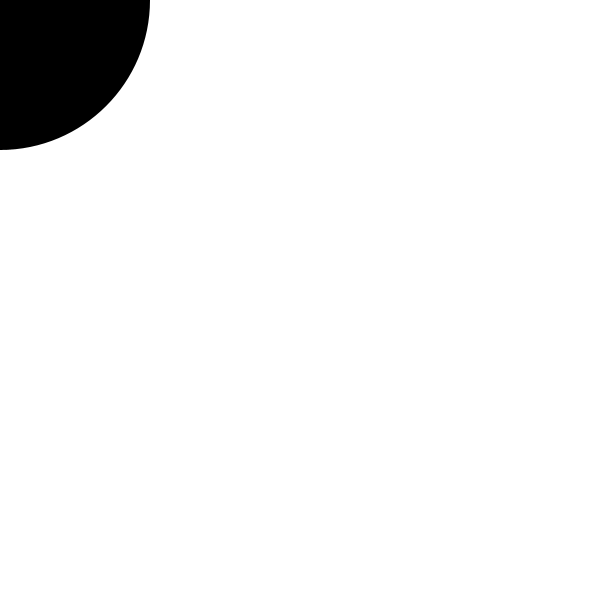
Frame 1 (no input)
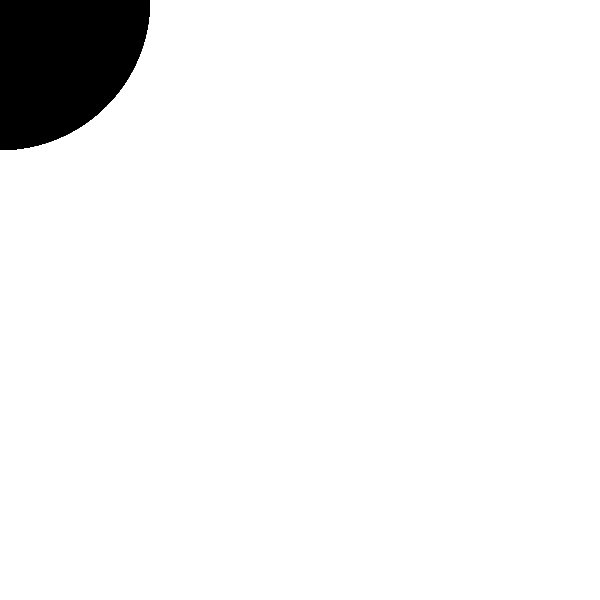
Frame 60 (the mouse pressed at the canvas centre just before this capture)
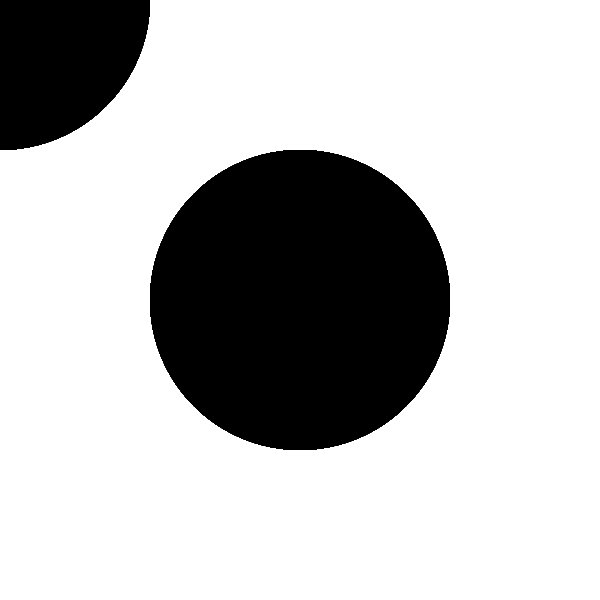
Frame 120 (the mouse held since frame 60 and released just before this capture)

The Processing sketch that drew these frames (run headless with seeded random() and noise(); from frame 60 on, the mouse is pressed at the canvas centre):

// Processing sketch: processing_27973
// ── processing_27973.pde

void setup(){
  size(600, 600);
  smooth();
  background (255, 255, 255);
}


void draw(){
  noStroke();
  fill(0, 0, 0);
  ellipse(mouseY, mouseY, 300, 300);
  if(mousePressed){
    fill(0);
  }else{
    fill(255, 255, 255, 60);
  }
    triangle(mouseX, mouseY, 0, 0, 100, 100);
    line(mouseX, mouseY, 100, 10);
}

//void draw(){
  //fill(250, 0, 100, 40);
  //noStroke();
  //rect(0, 0, 600, 600);
  
  //background(0);
  
  //stroke(255);
  //fill(0, 200, 160, 60);
  //line(mouseX, mouseY, 300, 10);
  //line(mouseX, mouseY, 300, 590);
//}
